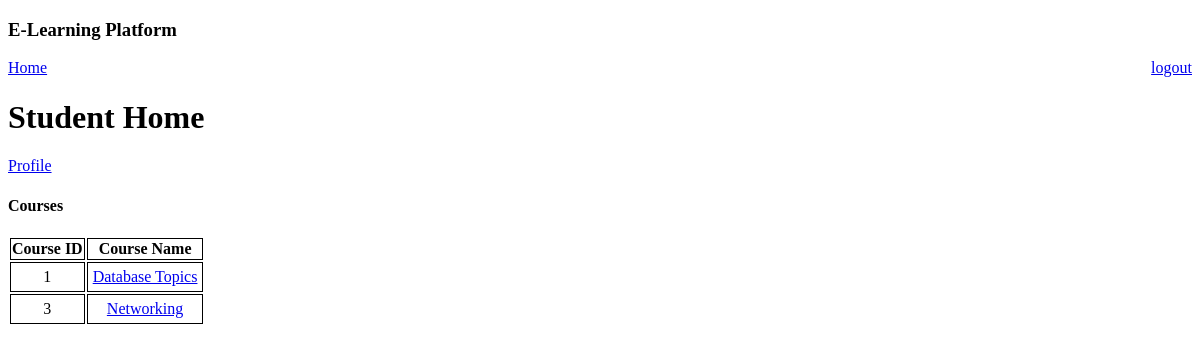
The app's page /student/home (signed in), older data.
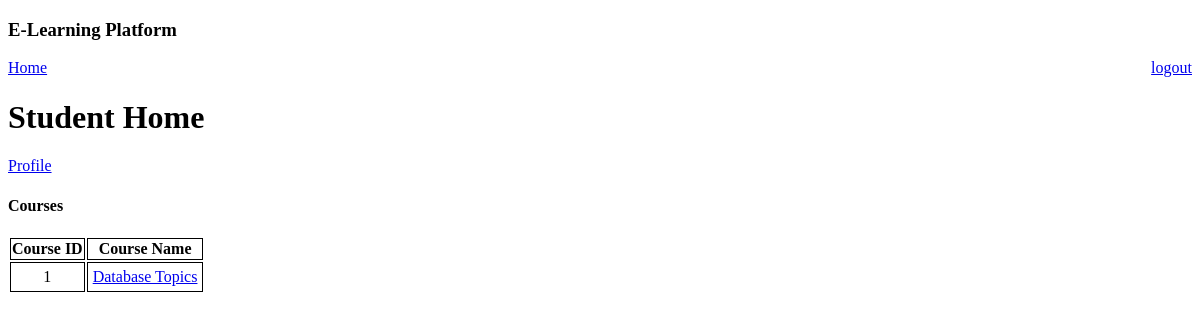
The same page, newer data.
### e_learn/models.py (models this page shows)
class Course(models.Model):
    name = models.CharField(max_length=60)
    description = models.TextField(default=None, null=True, blank=True)
    institution = models.ForeignKey(Institution, on_delete=models.CASCADE)

### e_learn/views.py (the view)
# urls.py: path('student/home', views.student_home, name='student_home'),
@login_required(login_url='login')
def student_home(request):
    send_data = common_home(request)
    return render(request, 'student_home.html', send_data)

### e_learn/views.py (called while the page is built, shortened)
def user_courses(request):
    try:
        relation_lst = UserCourseRelation.objects.filter(user=request.user)
        courses_lst = []
        for c in relation_lst:
            courses_lst.append(c.course)
        return courses_lst
    except Exception as e:
        return None

def common_home(request):
    courses_lst = user_courses(request)
    send_data = {}
    requested_profile = request.GET.get('request_profile')
    if request.GET.get('req_update_profile') is not None:
        send_data['user_details'] = request.user
        send_data['req_update_profile'] = True
        return send_data
    if requested_profile is not None:
        send_data['user_details'] = User.objects.get(pk=request.user.id)
        send_data['requested_profile'] = True
        return send_data
    if courses_lst is None or len(courses_lst) == 0:
        send_data = {'msg': "You don't have any courses to display."}
        return send_data
    send_data = {'course_list': courses_lst, 'course_exist': True}
    return send_data

### e_learn/templates/student_home.html (shortened to what this page needs)
{% extends "base_loggedIn.html" %}
{% block body %}
    <a href="{% url 'student_home' %}">Home</a>
    <h1>Student Home</h1>
    <a href="{% url 'student_home' %}?request_profile=True">Profile</a>
    {% if course_exist %}
        <h4>Courses</h4>
        <table>
            <thead>
                <tr>
                    <th scope="col" style="border: 1px solid black;">Course ID</th>
                    <th scope="col" style="border: 1px solid black;">Course Name</th>
                </tr>
            </thead>
            <tbody>
                {% for course in course_list %}
                    <tr>
                        <td style="border: 1px solid black; padding: 5px" align="center">{{ course.id }}</td>
                        <td style="border: 1px solid black; padding: 5px" align="center"><a href="{% url 'student_course_details' %}?course_id={{ course.id }}"> {{ course.name }} </a></td>
                    </tr>
                {% endfor %}
            </tbody>
        </table>
    {% endif %}
    <br> <br> {{ msg }}
{% endblock %}

Row changes from the older to the newer data that the page shows:
removed Course: id "3", name "Networking"
